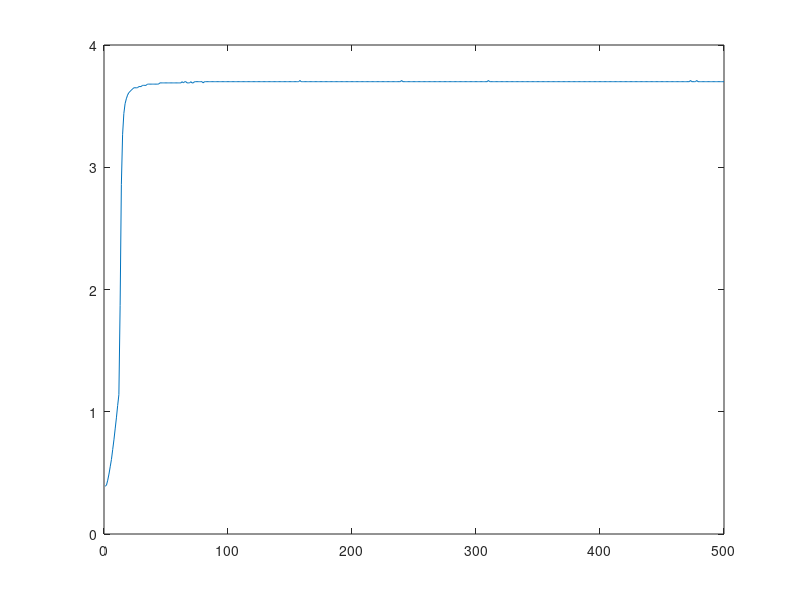

This chart was generated by the following MATLAB code:
v=[0.39
0.40
0.44
0.49
0.55
0.61
0.69
0.77
0.86
0.95
1.05
1.14
1.87
2.86
3.27
3.44
3.52
3.56
3.59
3.61
3.62
3.63
3.64
3.65
3.65
3.65
3.65
3.66
3.66
3.66
3.67
3.67
3.67
3.67
3.68
3.68
3.68
3.68
3.68
3.68
3.68
3.68
3.68
3.68
3.69
3.69
3.69
3.69
3.69
3.69
3.69
3.69
3.69
3.69
3.69
3.69
3.69
3.69
3.69
3.69
3.69
3.69
3.70
3.69
3.70
3.70
3.69
3.69
3.69
3.70
3.69
3.69
3.70
3.70
3.70
3.70
3.70
3.70
3.70
3.69
3.70
3.70
3.70
3.70
3.70
3.70
3.70
3.70
3.70
3.70
3.70
3.70
3.70
3.70
3.70
3.70
3.70
3.70
3.70
3.70
3.70
3.70
3.70
3.70
3.70
3.70
3.70
3.70
3.70
3.70
3.70
3.70
3.70
3.70
3.70
3.70
3.70
3.70
3.70
3.70
3.70
3.70
3.70
3.70
3.70
3.70
3.70
3.70
3.70
3.70
3.70
3.70
3.70
3.70
3.70
3.70
3.70
3.70
3.70
3.70
3.70
3.70
3.70
3.70
3.70
3.70
3.70
3.70
3.70
3.70
3.70
3.70
3.70
3.70
3.70
3.70
3.70
3.71
3.70
3.70
3.70
3.70
3.70
3.70
3.70
3.70
3.70
3.70
3.70
3.70
3.70
3.70
3.70
3.70
3.70
3.70
3.70
3.70
3.70
3.70
3.70
3.70
3.70
3.70
3.70
3.70
3.70
3.70
3.70
3.70
3.70
3.70
3.70
3.70
3.70
3.70
3.70
3.70
3.70
3.70
3.70
3.70
3.70
3.70
3.70
3.70
3.70
3.70
3.70
3.70
3.70
3.70
3.70
3.70
3.70
3.70
3.70
3.70
3.70
3.70
3.70
3.70
3.70
3.70
3.70
3.70
3.70
3.70
3.70
3.70
3.70
3.70
3.70
3.70
3.70
3.70
3.70
3.70
3.70
3.71
3.70
3.70
3.70
3.70
3.70
3.70
3.70
3.70
3.70
3.70
3.70
3.70
3.70
3.70
3.70
3.70
3.70
3.70
3.70
3.70
3.70
3.70
3.70
3.70
3.70
3.70
3.70
3.70
3.70
3.70
3.70
3.70
3.70
3.70
3.70
3.70
3.70
3.70
3.70
3.70
3.70
3.70
3.70
3.70
3.70
3.70
3.70
3.70
3.70
3.70
3.70
3.70
3.70
3.70
3.70
3.70
3.70
3.70
3.70
3.70
3.70
3.70
3.70
3.70
3.70
3.70
3.70
3.70
3.70
3.71
3.70
3.70
3.70
3.70
3.70
3.70
3.70
3.70
3.70
3.70
3.70
3.70
3.70
3.70
3.70
3.70
3.70
3.70
3.70
3.70
3.70
3.70
3.70
3.70
3.70
3.70
3.70
3.70
3.70
3.70
3.70
3.70
3.70
3.70
3.70
3.70
3.70
3.70
3.70
3.70
3.70
3.70
3.70
3.70
3.70
3.70
3.70
3.70
3.70
3.70
3.70
3.70
3.70
3.70
3.70
3.70
3.70
3.70
3.70
3.70
3.70
3.70
3.70
3.70
3.70
3.70
3.70
3.70
3.70
3.70
3.70
3.70
3.70
3.70
3.70
3.70
3.70
3.70
3.70
3.70
3.70
3.70
3.70
3.70
3.70
3.70
3.70
3.70
3.70
3.70
3.70
3.70
3.70
3.70
3.70
3.70
3.70
3.70
3.70
3.70
3.70
3.70
3.70
3.70
3.70
3.70
3.70
3.70
3.70
3.70
3.70
3.70
3.70
3.70
3.70
3.70
3.70
3.70
3.70
3.70
3.70
3.70
3.70
3.70
3.70
3.70
3.70
3.70
3.70
3.70
3.70
3.70
3.70
3.70
3.70
3.70
3.70
3.70
3.70
3.70
3.70
3.70
3.70
3.70
3.70
3.70
3.70
3.70
3.70
3.70
3.70
3.70
3.70
3.70
3.70
3.70
3.70
3.70
3.70
3.70
3.70
3.70
3.71
3.70
3.70
3.70
3.70
3.71
3.70
3.70
3.70
3.70
3.70
3.70
3.70
3.70
3.70
3.70
3.70
3.70
3.70
3.70
3.70
3.70
3.70
3.70
3.70
3.70
3.70
3.70
];

x = zeros(1,500);
for i = 1:1:500
    x(i) = i;  
end
plot(x,v);